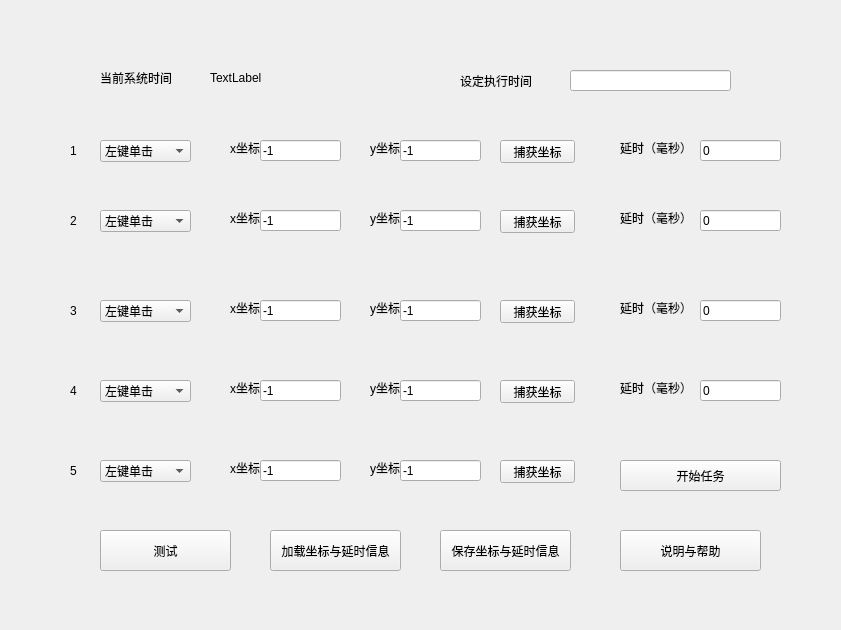
<?xml version="1.0" encoding="UTF-8"?>
<ui version="4.0">
 <class>MainWindow</class>
 <widget class="QMainWindow" name="MainWindow">
  <property name="geometry">
   <rect>
    <x>0</x>
    <y>0</y>
    <width>841</width>
    <height>630</height>
   </rect>
  </property>
  <property name="minimumSize">
   <size>
    <width>841</width>
    <height>630</height>
   </size>
  </property>
  <property name="maximumSize">
   <size>
    <width>841</width>
    <height>630</height>
   </size>
  </property>
  <property name="windowTitle">
   <string>同花顺鼠标点击工具</string>
  </property>
  <widget class="QWidget" name="centralWidget">
   <widget class="QLabel" name="label">
    <property name="geometry">
     <rect>
      <x>210</x>
      <y>70</y>
      <width>191</width>
      <height>16</height>
     </rect>
    </property>
    <property name="text">
     <string>TextLabel</string>
    </property>
   </widget>
   <widget class="QLabel" name="label_2">
    <property name="geometry">
     <rect>
      <x>70</x>
      <y>140</y>
      <width>21</width>
      <height>21</height>
     </rect>
    </property>
    <property name="text">
     <string>1</string>
    </property>
   </widget>
   <widget class="QLabel" name="label_3">
    <property name="geometry">
     <rect>
      <x>70</x>
      <y>210</y>
      <width>21</width>
      <height>21</height>
     </rect>
    </property>
    <property name="text">
     <string>2</string>
    </property>
   </widget>
   <widget class="QLabel" name="label_4">
    <property name="geometry">
     <rect>
      <x>70</x>
      <y>300</y>
      <width>21</width>
      <height>21</height>
     </rect>
    </property>
    <property name="text">
     <string>3</string>
    </property>
   </widget>
   <widget class="QLabel" name="label_5">
    <property name="geometry">
     <rect>
      <x>70</x>
      <y>380</y>
      <width>21</width>
      <height>21</height>
     </rect>
    </property>
    <property name="text">
     <string>4</string>
    </property>
   </widget>
   <widget class="QLabel" name="label_6">
    <property name="geometry">
     <rect>
      <x>70</x>
      <y>460</y>
      <width>21</width>
      <height>21</height>
     </rect>
    </property>
    <property name="text">
     <string>5</string>
    </property>
   </widget>
   <widget class="QComboBox" name="moshi1">
    <property name="geometry">
     <rect>
      <x>100</x>
      <y>140</y>
      <width>91</width>
      <height>22</height>
     </rect>
    </property>
    <item>
     <property name="text">
      <string>左键单击</string>
     </property>
    </item>
    <item>
     <property name="text">
      <string>左键双击</string>
     </property>
    </item>
    <item>
     <property name="text">
      <string>右键单击</string>
     </property>
    </item>
   </widget>
   <widget class="QComboBox" name="moshi2">
    <property name="geometry">
     <rect>
      <x>100</x>
      <y>210</y>
      <width>91</width>
      <height>22</height>
     </rect>
    </property>
    <item>
     <property name="text">
      <string>左键单击</string>
     </property>
    </item>
    <item>
     <property name="text">
      <string>左键双击</string>
     </property>
    </item>
    <item>
     <property name="text">
      <string>右键单击</string>
     </property>
    </item>
   </widget>
   <widget class="QComboBox" name="moshi3">
    <property name="geometry">
     <rect>
      <x>100</x>
      <y>300</y>
      <width>91</width>
      <height>22</height>
     </rect>
    </property>
    <item>
     <property name="text">
      <string>左键单击</string>
     </property>
    </item>
    <item>
     <property name="text">
      <string>左键双击</string>
     </property>
    </item>
    <item>
     <property name="text">
      <string>右键单击</string>
     </property>
    </item>
   </widget>
   <widget class="QComboBox" name="moshi4">
    <property name="geometry">
     <rect>
      <x>100</x>
      <y>380</y>
      <width>91</width>
      <height>22</height>
     </rect>
    </property>
    <item>
     <property name="text">
      <string>左键单击</string>
     </property>
    </item>
    <item>
     <property name="text">
      <string>左键双击</string>
     </property>
    </item>
    <item>
     <property name="text">
      <string>右键单击</string>
     </property>
    </item>
   </widget>
   <widget class="QComboBox" name="moshi5">
    <property name="geometry">
     <rect>
      <x>100</x>
      <y>460</y>
      <width>91</width>
      <height>22</height>
     </rect>
    </property>
    <item>
     <property name="text">
      <string>左键单击</string>
     </property>
    </item>
    <item>
     <property name="text">
      <string>左键双击</string>
     </property>
    </item>
    <item>
     <property name="text">
      <string>右键单击</string>
     </property>
    </item>
   </widget>
   <widget class="QLabel" name="label_7">
    <property name="geometry">
     <rect>
      <x>230</x>
      <y>140</y>
      <width>31</width>
      <height>16</height>
     </rect>
    </property>
    <property name="text">
     <string>x坐标</string>
    </property>
   </widget>
   <widget class="QLabel" name="label_8">
    <property name="geometry">
     <rect>
      <x>370</x>
      <y>140</y>
      <width>31</width>
      <height>16</height>
     </rect>
    </property>
    <property name="text">
     <string>y坐标</string>
    </property>
   </widget>
   <widget class="QLabel" name="label_9">
    <property name="geometry">
     <rect>
      <x>100</x>
      <y>70</y>
      <width>71</width>
      <height>16</height>
     </rect>
    </property>
    <property name="text">
     <string>当前系统时间</string>
    </property>
   </widget>
   <widget class="QLabel" name="label_10">
    <property name="geometry">
     <rect>
      <x>460</x>
      <y>70</y>
      <width>71</width>
      <height>21</height>
     </rect>
    </property>
    <property name="text">
     <string>设定执行时间</string>
    </property>
   </widget>
   <widget class="QPushButton" name="start">
    <property name="geometry">
     <rect>
      <x>620</x>
      <y>460</y>
      <width>161</width>
      <height>31</height>
     </rect>
    </property>
    <property name="text">
     <string>开始任务</string>
    </property>
   </widget>
   <widget class="QPushButton" name="bu1">
    <property name="geometry">
     <rect>
      <x>500</x>
      <y>140</y>
      <width>75</width>
      <height>23</height>
     </rect>
    </property>
    <property name="text">
     <string>捕获坐标</string>
    </property>
   </widget>
   <widget class="QPushButton" name="pushButton_7">
    <property name="geometry">
     <rect>
      <x>440</x>
      <y>530</y>
      <width>131</width>
      <height>41</height>
     </rect>
    </property>
    <property name="text">
     <string>保存坐标与延时信息</string>
    </property>
   </widget>
   <widget class="QLabel" name="label_11">
    <property name="geometry">
     <rect>
      <x>620</x>
      <y>140</y>
      <width>71</width>
      <height>16</height>
     </rect>
    </property>
    <property name="text">
     <string>延时（毫秒）</string>
    </property>
   </widget>
   <widget class="QLabel" name="label_12">
    <property name="geometry">
     <rect>
      <x>620</x>
      <y>210</y>
      <width>71</width>
      <height>16</height>
     </rect>
    </property>
    <property name="text">
     <string>延时（毫秒）</string>
    </property>
   </widget>
   <widget class="QLabel" name="label_13">
    <property name="geometry">
     <rect>
      <x>620</x>
      <y>300</y>
      <width>71</width>
      <height>16</height>
     </rect>
    </property>
    <property name="text">
     <string>延时（毫秒）</string>
    </property>
   </widget>
   <widget class="QLabel" name="label_14">
    <property name="geometry">
     <rect>
      <x>230</x>
      <y>210</y>
      <width>31</width>
      <height>16</height>
     </rect>
    </property>
    <property name="text">
     <string>x坐标</string>
    </property>
   </widget>
   <widget class="QLabel" name="label_15">
    <property name="geometry">
     <rect>
      <x>370</x>
      <y>210</y>
      <width>31</width>
      <height>16</height>
     </rect>
    </property>
    <property name="text">
     <string>y坐标</string>
    </property>
   </widget>
   <widget class="QLabel" name="label_16">
    <property name="geometry">
     <rect>
      <x>230</x>
      <y>300</y>
      <width>31</width>
      <height>16</height>
     </rect>
    </property>
    <property name="text">
     <string>x坐标</string>
    </property>
   </widget>
   <widget class="QLabel" name="label_17">
    <property name="geometry">
     <rect>
      <x>370</x>
      <y>300</y>
      <width>31</width>
      <height>16</height>
     </rect>
    </property>
    <property name="text">
     <string>y坐标</string>
    </property>
   </widget>
   <widget class="QPushButton" name="bu2">
    <property name="geometry">
     <rect>
      <x>500</x>
      <y>210</y>
      <width>75</width>
      <height>23</height>
     </rect>
    </property>
    <property name="text">
     <string>捕获坐标</string>
    </property>
   </widget>
   <widget class="QPushButton" name="bu3">
    <property name="geometry">
     <rect>
      <x>500</x>
      <y>300</y>
      <width>75</width>
      <height>23</height>
     </rect>
    </property>
    <property name="text">
     <string>捕获坐标</string>
    </property>
   </widget>
   <widget class="QLabel" name="label_18">
    <property name="geometry">
     <rect>
      <x>230</x>
      <y>380</y>
      <width>31</width>
      <height>16</height>
     </rect>
    </property>
    <property name="text">
     <string>x坐标</string>
    </property>
   </widget>
   <widget class="QLabel" name="label_19">
    <property name="geometry">
     <rect>
      <x>370</x>
      <y>380</y>
      <width>31</width>
      <height>16</height>
     </rect>
    </property>
    <property name="text">
     <string>y坐标</string>
    </property>
   </widget>
   <widget class="QPushButton" name="bu4">
    <property name="geometry">
     <rect>
      <x>500</x>
      <y>380</y>
      <width>75</width>
      <height>23</height>
     </rect>
    </property>
    <property name="text">
     <string>捕获坐标</string>
    </property>
   </widget>
   <widget class="QLabel" name="label_20">
    <property name="geometry">
     <rect>
      <x>620</x>
      <y>380</y>
      <width>71</width>
      <height>16</height>
     </rect>
    </property>
    <property name="text">
     <string>延时（毫秒）</string>
    </property>
   </widget>
   <widget class="QLabel" name="label_21">
    <property name="geometry">
     <rect>
      <x>230</x>
      <y>460</y>
      <width>31</width>
      <height>16</height>
     </rect>
    </property>
    <property name="text">
     <string>x坐标</string>
    </property>
   </widget>
   <widget class="QLabel" name="label_22">
    <property name="geometry">
     <rect>
      <x>370</x>
      <y>460</y>
      <width>31</width>
      <height>16</height>
     </rect>
    </property>
    <property name="text">
     <string>y坐标</string>
    </property>
   </widget>
   <widget class="QPushButton" name="bu5">
    <property name="geometry">
     <rect>
      <x>500</x>
      <y>460</y>
      <width>75</width>
      <height>23</height>
     </rect>
    </property>
    <property name="text">
     <string>捕获坐标</string>
    </property>
   </widget>
   <widget class="QPushButton" name="pushButton_3">
    <property name="geometry">
     <rect>
      <x>620</x>
      <y>530</y>
      <width>141</width>
      <height>41</height>
     </rect>
    </property>
    <property name="text">
     <string>说明与帮助</string>
    </property>
   </widget>
   <widget class="QLineEdit" name="x1text">
    <property name="geometry">
     <rect>
      <x>260</x>
      <y>140</y>
      <width>81</width>
      <height>21</height>
     </rect>
    </property>
    <property name="text">
     <string>-1</string>
    </property>
   </widget>
   <widget class="QLineEdit" name="y1text">
    <property name="geometry">
     <rect>
      <x>400</x>
      <y>140</y>
      <width>81</width>
      <height>21</height>
     </rect>
    </property>
    <property name="text">
     <string>-1</string>
    </property>
   </widget>
   <widget class="QLineEdit" name="yanshi1">
    <property name="geometry">
     <rect>
      <x>700</x>
      <y>140</y>
      <width>81</width>
      <height>21</height>
     </rect>
    </property>
    <property name="text">
     <string>0</string>
    </property>
   </widget>
   <widget class="QLineEdit" name="yanshi2">
    <property name="geometry">
     <rect>
      <x>700</x>
      <y>210</y>
      <width>81</width>
      <height>21</height>
     </rect>
    </property>
    <property name="text">
     <string>0</string>
    </property>
   </widget>
   <widget class="QLineEdit" name="yanshi3">
    <property name="geometry">
     <rect>
      <x>700</x>
      <y>300</y>
      <width>81</width>
      <height>21</height>
     </rect>
    </property>
    <property name="text">
     <string>0</string>
    </property>
   </widget>
   <widget class="QLineEdit" name="yanshi4">
    <property name="geometry">
     <rect>
      <x>700</x>
      <y>380</y>
      <width>81</width>
      <height>21</height>
     </rect>
    </property>
    <property name="text">
     <string>0</string>
    </property>
   </widget>
   <widget class="QLineEdit" name="x2text">
    <property name="geometry">
     <rect>
      <x>260</x>
      <y>210</y>
      <width>81</width>
      <height>21</height>
     </rect>
    </property>
    <property name="text">
     <string>-1</string>
    </property>
   </widget>
   <widget class="QLineEdit" name="x3text">
    <property name="geometry">
     <rect>
      <x>260</x>
      <y>300</y>
      <width>81</width>
      <height>21</height>
     </rect>
    </property>
    <property name="text">
     <string>-1</string>
    </property>
   </widget>
   <widget class="QLineEdit" name="x4text">
    <property name="geometry">
     <rect>
      <x>260</x>
      <y>380</y>
      <width>81</width>
      <height>21</height>
     </rect>
    </property>
    <property name="text">
     <string>-1</string>
    </property>
   </widget>
   <widget class="QLineEdit" name="x5text">
    <property name="geometry">
     <rect>
      <x>260</x>
      <y>460</y>
      <width>81</width>
      <height>21</height>
     </rect>
    </property>
    <property name="text">
     <string>-1</string>
    </property>
   </widget>
   <widget class="QLineEdit" name="y2text">
    <property name="geometry">
     <rect>
      <x>400</x>
      <y>210</y>
      <width>81</width>
      <height>21</height>
     </rect>
    </property>
    <property name="text">
     <string>-1</string>
    </property>
   </widget>
   <widget class="QLineEdit" name="y3text">
    <property name="geometry">
     <rect>
      <x>400</x>
      <y>300</y>
      <width>81</width>
      <height>21</height>
     </rect>
    </property>
    <property name="text">
     <string>-1</string>
    </property>
   </widget>
   <widget class="QLineEdit" name="y4text">
    <property name="geometry">
     <rect>
      <x>400</x>
      <y>380</y>
      <width>81</width>
      <height>21</height>
     </rect>
    </property>
    <property name="text">
     <string>-1</string>
    </property>
   </widget>
   <widget class="QLineEdit" name="y5text">
    <property name="geometry">
     <rect>
      <x>400</x>
      <y>460</y>
      <width>81</width>
      <height>21</height>
     </rect>
    </property>
    <property name="text">
     <string>-1</string>
    </property>
   </widget>
   <widget class="QLineEdit" name="stimetext">
    <property name="geometry">
     <rect>
      <x>570</x>
      <y>70</y>
      <width>161</width>
      <height>21</height>
     </rect>
    </property>
   </widget>
   <widget class="QPushButton" name="pushButton_8">
    <property name="geometry">
     <rect>
      <x>270</x>
      <y>530</y>
      <width>131</width>
      <height>41</height>
     </rect>
    </property>
    <property name="text">
     <string>加载坐标与延时信息</string>
    </property>
   </widget>
   <widget class="QPushButton" name="test">
    <property name="geometry">
     <rect>
      <x>100</x>
      <y>530</y>
      <width>131</width>
      <height>41</height>
     </rect>
    </property>
    <property name="text">
     <string>测试</string>
    </property>
   </widget>
  </widget>
 </widget>
 <layoutdefault spacing="6" margin="11"/>
 <resources/>
 <connections/>
</ui>
